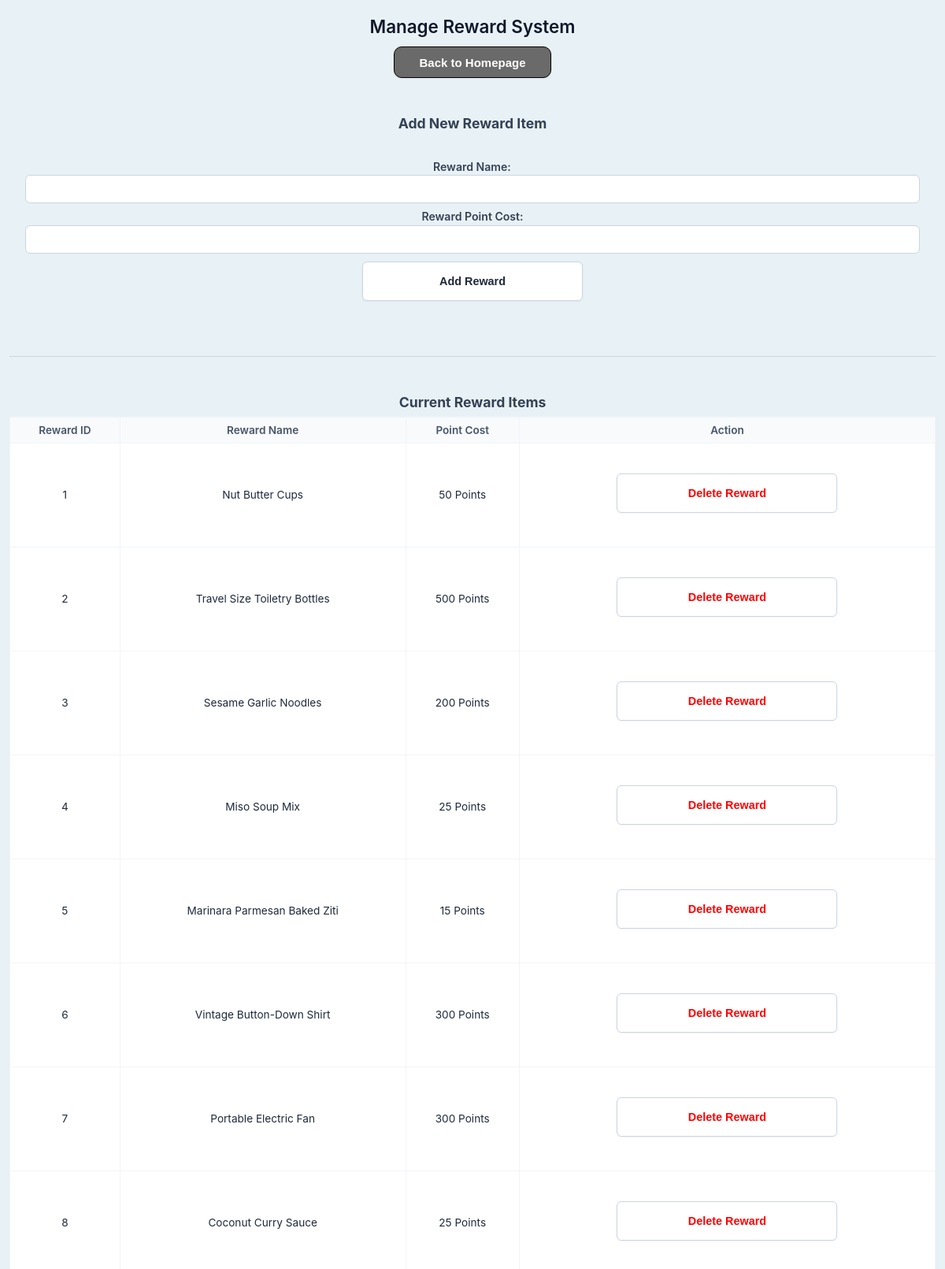
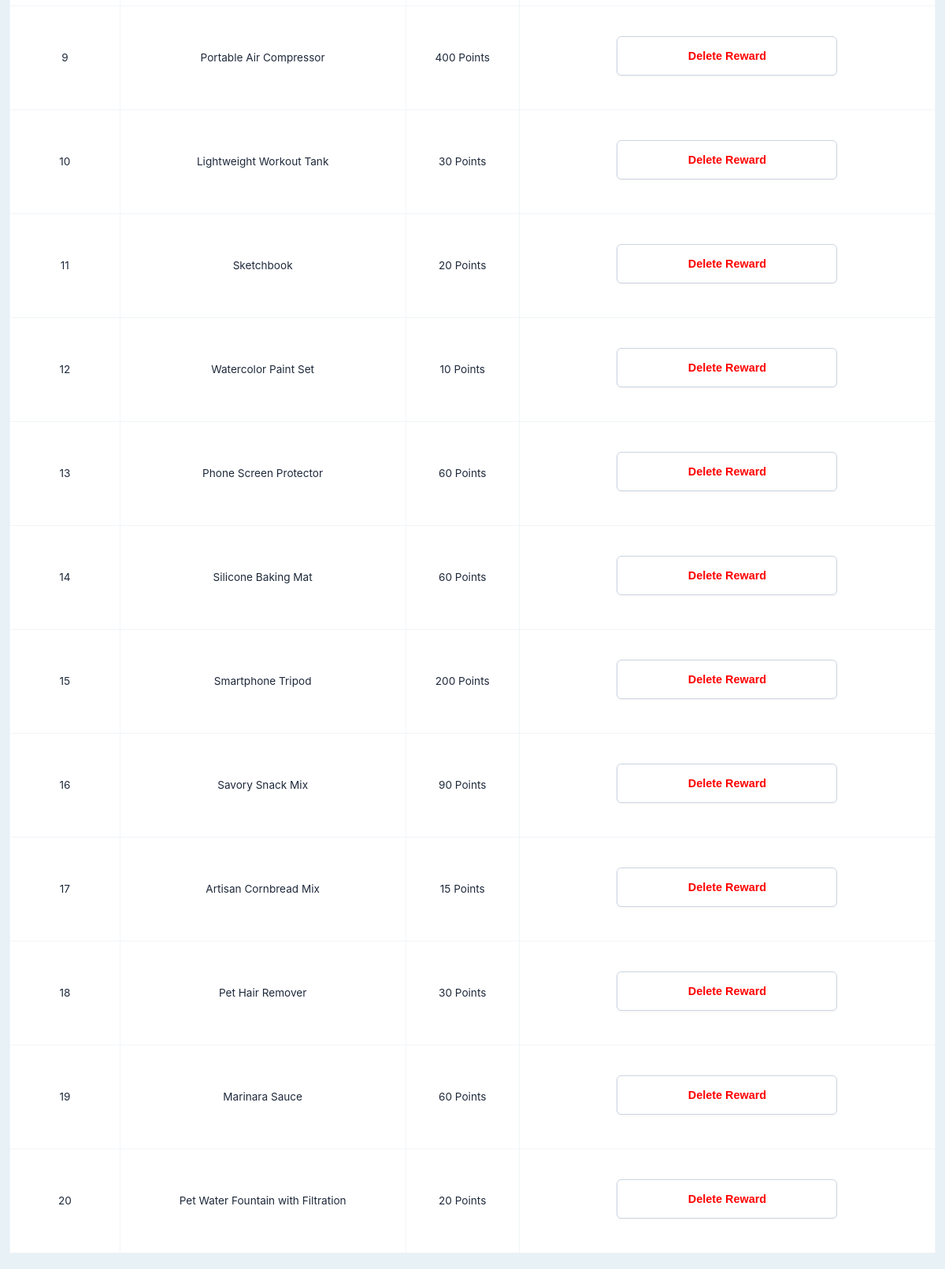
Page /ManageRewardSystem.php on the committed database (2 pictures, top to bottom).
### tables this page shows
CREATE TABLE `reward` (
  `RewardID` int(20) NOT NULL,
  `RewardName` varchar(100) NOT NULL,
  `RewardCost` int(30) NOT NULL
);

### ManageRewardSystem.php (the view, shortened to what this page needs)
<?php
include 'dbconn.php';
try{
    $rewards_sql = "SELECT RewardID, RewardName, RewardCost FROM reward ORDER BY RewardID ASC";
    $result = $conn->query($rewards_sql);
}catch (mysqli_sql_exception $e){
    die("Error loading rewards: " . $e->getMessage());
}
?>
<!DOCTYPE html>
<html lang="en">
<head>
    <link rel="stylesheet" href="styleR.css">
</head>
<body>
    <h2>Manage Reward System</h2>
    <button type="button" class="backBtn" onclick="window.location.href='RewardSystemHomepage.html';">Back to Homepage</button><br>
    <h3>Add New Reward Item</h3>
    <form action="ManageRewardSystem.php" method="POST">
        <p>
            <label>Reward Name:</label><br>
            <input type="text" name="reward_name" required>
        </p>
        <p>
            <label>Reward Point Cost:</label><br>
            <input type="number" name="reward_cost" required min="1">
        </p>
        <button type="submit" name="add_reward">Add Reward</button>
    </form>
    <br><hr><br>
    <h3>Current Reward Items</h3>
    <?php if ($result && $result->num_rows > 0): ?>
        <table border="1" cellpadding="8" cellspacing="0" width="80%">
            <thead>
                <tr>
                    <th>Reward ID</th>
                    <th>Reward Name</th>
                    <th>Point Cost</th>
                    <th>Action</th>
                </tr>
            </thead>
            <tbody>
                <?php while ($row = $result->fetch_assoc()): ?>
                    <tr>
                        <td><?php echo $row['RewardID']; ?></td>
                        <td><?php echo htmlspecialchars($row['RewardName']); ?></td>
                        <td><?php echo $row['RewardCost']; ?> Points</td>
                        <td>
                            <form action="ManageRewardSystem.php" method="POST" onsubmit="return confirm('Are you sure you want to delete this reward from the system?');">
                                <button type="submit" name="delete_reward" style="color: red;">Delete Reward</button>
                            </form>
                        </td>
                    </tr>
                <?php endwhile; ?>
            </tbody>
        </table>
    <?php else: ?>
        <p>No rewards posted yet. Use the form above to add your first item.</p>
    <?php endif; ?>
</body>
</html>

### styleR.css (style rules this page uses)
* { box-sizing: border-box; margin: 0; padding: 0; }
html, body { width: 100%; min-height: 100%; background-color: #e8f1f5; color: #1e293b; font-family: -apple-system, BlinkMacSystemFont, "Segoe UI", Roboto, Oxygen, Ubuntu, Cantarell, sans-serif; -webkit-text-size-adjust: 100%; -moz-text-size-adjust: 100%; -ms-text-size-adjust: 100%; text-size-adjust: 100%; }
body { padding: 20px 12px; }
h2 { color: #0f172a; font-weight: 600; font-size: 1.4rem; margin-bottom: 12px; text-align: center; }
h3 { color: #334155; font-size: 1.1rem; margin: 12px 0 8px 0; text-align: center; }
p { font-size: 0.95rem; color: #475569; line-height: 1.4; margin: 6px 0; text-align: center; }
hr { border: none; border-top: 1px solid #cbd5e1; margin: 15px 0; }
form { display: block; flex-direction: column; align-items: stretch; width: 100%; padding: 20px; }
label { display: inline-block; font-size: 0.88rem; font-weight: 600; color: #334155; text-align: left; white-space: nowrap; min-width: 100px; }
input[type="text"], input[type="email"], input[type="password"], input[type="number"], select { flex: 1; width: 100%; box-sizing: border-box; padding: 8px 12px; border: 1px solid #cbd5e1; border-radius: 6px; font-size: 16px; background-color: #ffffff; color: #1e293b; text-align: left; outline: none; transition: border-color 0.2s ease; }
button, button[type="submit"], .baseBtn, .btn-action, .btn-nav, a.button-link { width: 280px; height: 50px !important; padding: 0 16px; font-size: 0.9rem; font-weight: 600; color: #1e293b; background-color: #ffffff; border: 1px solid #cbd5e1; border-radius: 6px; cursor: pointer; margin: 10px auto 15px auto !important; display: flex !important; align-items: center; justify-content: center; text-align: center; text-decoration: none; box-shadow: 0 1px 3px rgba(0, 0, 0, 0.05); transition: background-color 0.2s ease, border-color 0.2s ease; }
table { width: 100% !important; min-width: 480px; border-collapse: collapse; background-color: #ffffff; margin: 0 auto; }
th, td { border: 1px solid #f1f5f9; padding: 8px 12px; font-size: 0.85rem; text-align: center; }
th { background-color: #f8fafc; color: #475569; font-weight: 600; position: sticky; top: 0; z-index: 10; text-align: center; }
.backBtn, input[type="submit"].backBtn { width: 200px !important; height: 40px !important; display: inline-block; text-align: center; text-decoration: none; cursor: pointer; border-radius: 10px; border: 1px solid black; padding: 12px 24px; font-size: 15px; color: white; background-color: rgb(106, 106, 106); width: 75px; }

### rows in the picture
reward: RewardID "1", RewardName "Nut Butter Cups", RewardCost "50"
reward: RewardID "2", RewardName "Travel Size Toiletry Bottles", RewardCost "500"
reward: RewardID "3", RewardName "Sesame Garlic Noodles", RewardCost "200"
reward: RewardID "4", RewardName "Miso Soup Mix", RewardCost "25"
reward: RewardID "5", RewardName "Marinara Parmesan Baked Ziti", RewardCost "15"
reward: RewardID "6", RewardName "Vintage Button-Down Shirt", RewardCost "300"
reward: RewardID "7", RewardName "Portable Electric Fan", RewardCost "300"
reward: RewardID "8", RewardName "Coconut Curry Sauce", RewardCost "25"
reward: RewardID "9", RewardName "Portable Air Compressor", RewardCost "400"
reward: RewardID "10", RewardName "Lightweight Workout Tank", RewardCost "30"
reward: RewardID "11", RewardName "Sketchbook", RewardCost "20"
reward: RewardID "12", RewardName "Watercolor Paint Set", RewardCost "10"
reward: RewardID "13", RewardName "Phone Screen Protector", RewardCost "60"
reward: RewardID "14", RewardName "Silicone Baking Mat", RewardCost "60"
reward: RewardID "15", RewardName "Smartphone Tripod", RewardCost "200"
reward: RewardID "16", RewardName "Savory Snack Mix", RewardCost "90"
reward: RewardID "17", RewardName "Artisan Cornbread Mix", RewardCost "15"
reward: RewardID "18", RewardName "Pet Hair Remover", RewardCost "30"
reward: RewardID "19", RewardName "Marinara Sauce", RewardCost "60"
reward: RewardID "20", RewardName "Pet Water Fountain with Filtration", RewardCost "20"
